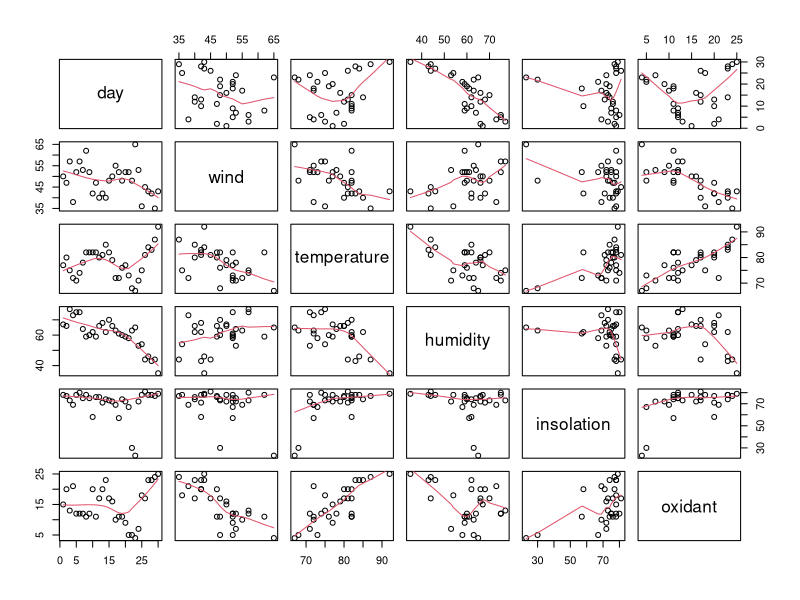
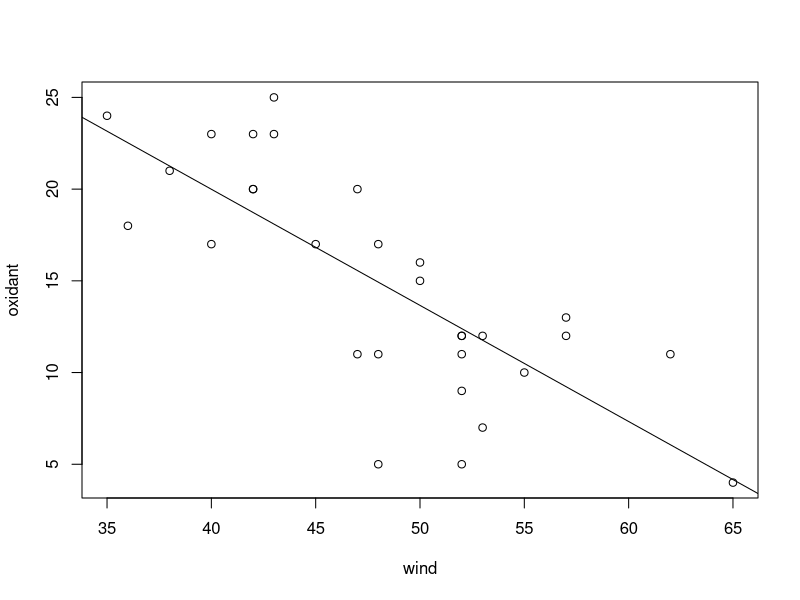
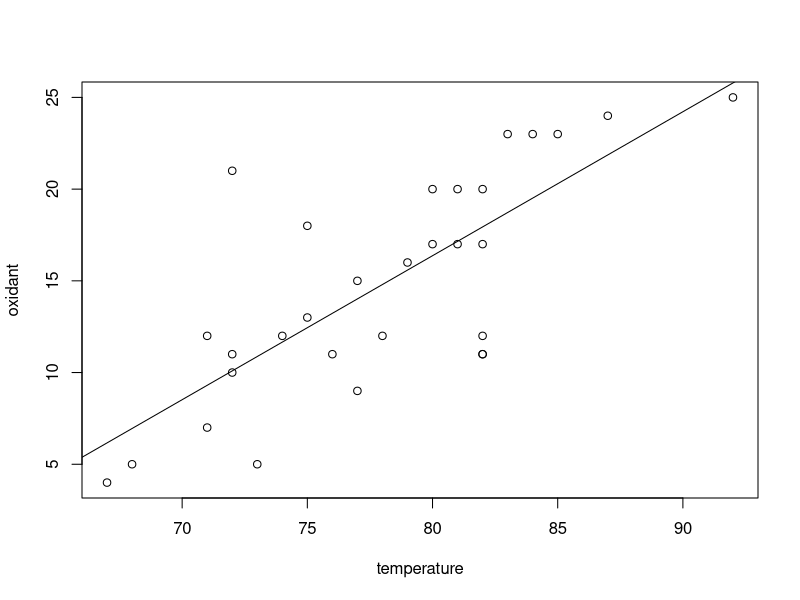
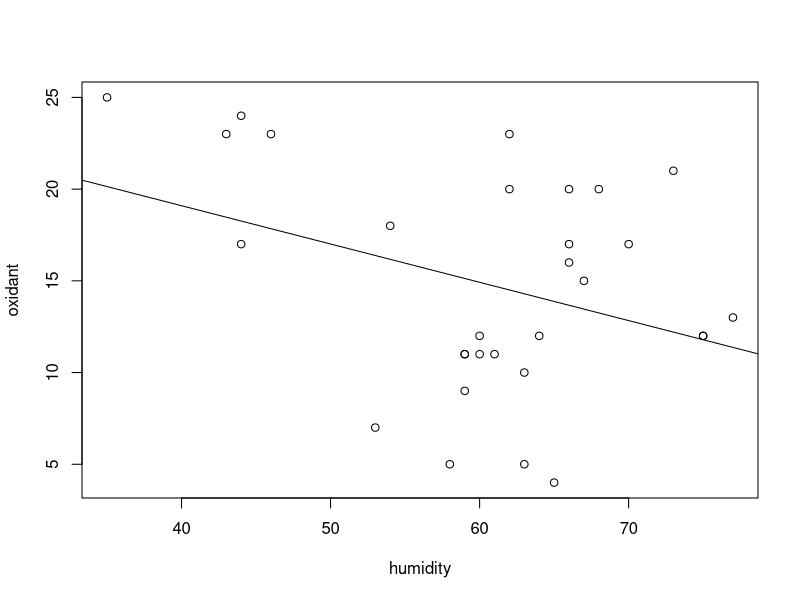
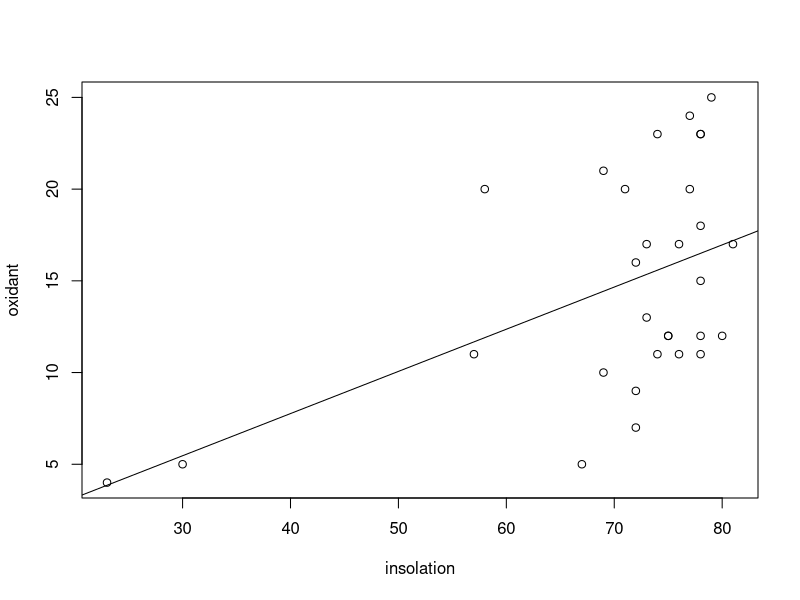
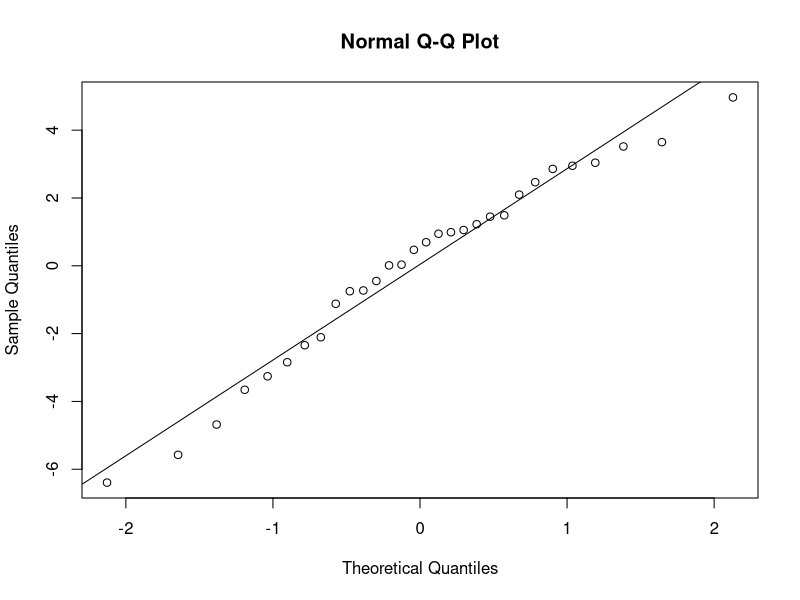

Here is the R script that generated these plots, in order:
data = read.table("airpollution.txt", header=TRUE)

#######################
# POINT 1
#######################
pairs(data, panel=panel.smooth)

#some pairs are highly correlated, especially with oxidant that is a main factor of our investigation
#I think linear regression could be useful here

#######################
# POINT 2
#######################

#### wind ####
windlm=lm(oxidant~wind,data=data)
summary(windlm)
plot(oxidant~wind, data=data)
abline(windlm)
#comment: slope is negative, p-value is low - there is significant correlation

#### temperature ####
templm=lm(oxidant~temperature,data=data)
summary(templm)
plot(oxidant~temperature, data=data)
abline(templm)
#comment: slope is positive, p-value is low - there is significant correlation

#### humidity ####
humilm=lm(oxidant~humidity,data=data)
summary(humilm)
plot(oxidant~humidity, data=data)
abline(humilm)
#comment: slope is negative, p-value is high - there is no significant correlation

#### insolation ####
insolm=lm(oxidant~insolation,data=data)
summary(insolm)
plot(oxidant~insolation, data=data)
abline(insolm)
#comment: slope is positive, p-value is low - there is significant correlation


# DETERMINATION COEFFICIENT: R^2
# wind - 0.5863
# temperature - 0.576
# humidity - 0.124 - high p-value H0 rejected
# insolation - 0.22993


# STEP-UP

#the best - the highest R^2: wind
# wind - 0.5863

# wind + temperature
windTemplm=lm(oxidant~wind+temperature,data=data)
summary(windTemplm)
# R2: 0.7773 - signifficant increase

# wind + humidity
windHumilm=lm(oxidant~wind+humidity,data=data)
summary(windHumilm)
# R2: 0.5913 - insignifficant increase

# wind + insolation
windInsolm=lm(oxidant~wind+insolation,data=data)
summary(windInsolm)
# R2: 0.6613

# THE BEST:  wind + temperature

#lets go further

# [wind + temperature] + humidity
windTempHumilm=lm(oxidant~wind+temperature+humidity,data=data)
summary(windTempHumilm)
# R2: 0.7964

# [wind + temperature] + insolation
windTempInslm=lm(oxidant~wind+temperature+insolation,data=data)
summary(windTempInslm)
# R2: 0.7816 - insignifficant increase, we should stop

#######################
# POINT 3
#######################

#STEP DOWN

#included all relevant variables
allVarlm=lm(oxidant~wind+temperature+insolation+humidity,data=data)
summary(allVarlm)

#for insolation p-value is higher than 0.05 (0.65728) - we remove that variable
windTempHumilm=lm(oxidant~wind+temperature+humidity,data=data)
summary(windTempHumilm)

#for humidity p-value is higher than 0.05 (0.131) - we remove that variable
windTemplm=lm(oxidant~wind+temperature,data=data)
summary(windTemplm)

#######################
# POINT 4
#######################

# total = -5.20334 +-0.42706*wind - 0.52035*temperature + error

#######################
# POINT 5
#######################
qqnorm(residuals(windTemplm))
qqline(residuals(windTemplm))
